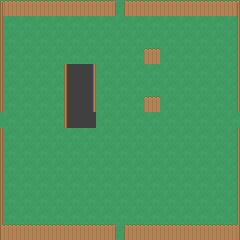

A 2D game scene composited from a Tiled map and its tileset images. What follows is a short description and the map's XML, with every tile layer's data as written:
An orthogonal 15x15 tile map with 16x16 px tiles, 2 tile layers (Background, Foreground) and 5 objects (4x exit, player_start).

<map version="1.0" tiledversion="1.0.2" orientation="orthogonal" renderorder="right-down" width="15" height="15" tilewidth="16" tileheight="16" nextobjectid="15">
 <tileset firstgid="1" source="tileset.tsx" />
 <layer name="Background" width="15" height="15">
  <properties>
   <property name="layer" value="background" />
   <property name="nocollide" value="true" />
   <property name="tileset" value="tileset" />
  </properties>
  <data encoding="csv">
964,964,964,964,964,964,964,964,964,964,964,964,964,964,964,
964,964,964,964,964,964,964,964,964,964,964,964,964,964,964,
964,964,964,964,964,964,964,964,964,964,964,964,964,964,964,
964,964,964,964,964,964,964,964,964,964,964,964,964,964,964,
964,964,964,964,715,715,964,964,964,964,964,964,964,964,964,
964,964,964,964,715,715,964,964,964,964,964,964,964,964,964,
964,964,964,964,715,715,964,964,964,964,964,964,964,964,964,
964,964,964,964,715,715,964,964,964,964,964,964,964,964,964,
964,964,964,964,964,964,964,964,964,964,964,964,964,964,964,
964,964,964,964,964,964,964,964,964,964,964,964,964,964,964,
964,964,964,964,964,964,964,964,964,964,964,964,964,964,964,
964,964,964,964,964,964,964,964,964,964,964,964,964,964,964,
964,964,964,964,964,964,964,964,964,964,964,964,964,964,964,
964,964,964,964,964,964,964,964,964,964,964,964,964,964,964,
964,964,964,964,964,964,964,964,964,964,964,964,964,964,964
</data>
 </layer>
 <layer name="Foreground" width="15" height="15">
  <properties>
   <property name="layer" value="foreground" />
   <property name="tileset" value="tileset" />
  </properties>
  <data encoding="csv">
540,541,541,541,541,541,541,576,541,541,541,541,541,541,542,
577,0,0,0,0,0,0,0,0,0,0,0,0,0,579,
577,0,0,0,0,0,0,0,0,0,0,0,0,0,579,
577,0,0,0,0,0,0,0,0,541,0,0,0,0,579,
577,0,0,0,577,579,0,0,0,0,0,0,0,0,579,
577,0,0,0,577,579,0,0,0,0,0,0,0,0,579,
577,0,0,0,577,579,0,0,0,615,0,0,0,0,579,
0,0,0,0,577,0,0,0,0,0,0,0,0,0,0,
577,0,0,0,0,0,0,0,0,0,0,0,0,0,579,
577,0,0,0,0,0,0,0,0,0,0,0,0,0,579,
577,0,0,0,0,0,0,0,0,0,0,0,0,0,579,
577,0,0,0,0,0,0,0,0,0,0,0,0,0,579,
577,0,0,0,0,0,0,0,0,0,0,0,0,0,579,
577,0,0,0,0,0,0,0,0,0,0,0,0,0,579,
614,615,615,615,615,615,615,576,615,615,615,615,615,615,616
</data>
 </layer>
 <objectgroup name="Objects">
  <object id="14" name="Exit_Left" type="exit" x="-8" y="112" width="3" height="16">
   <properties>
    <property name="direction" value="left" />
   </properties>
  </object>
  <object id="10" name="Exit_South" type="exit" x="112" y="245" width="16" height="3">
   <properties>
    <property name="direction" value="down" />
   </properties>
  </object>
  <object id="13" name="Exit_Right" type="exit" x="245" y="112" width="3" height="16">
   <properties>
    <property name="direction" value="right" />
   </properties>
  </object>
  <object id="12" name="Exit_Down" type="exit" x="112" y="-8" width="16" height="3">
   <properties>
    <property name="direction" value="up" />
   </properties>
  </object>
  <object id="11" name="Start" type="player_start" x="120" y="120" />
 </objectgroup>
</map>